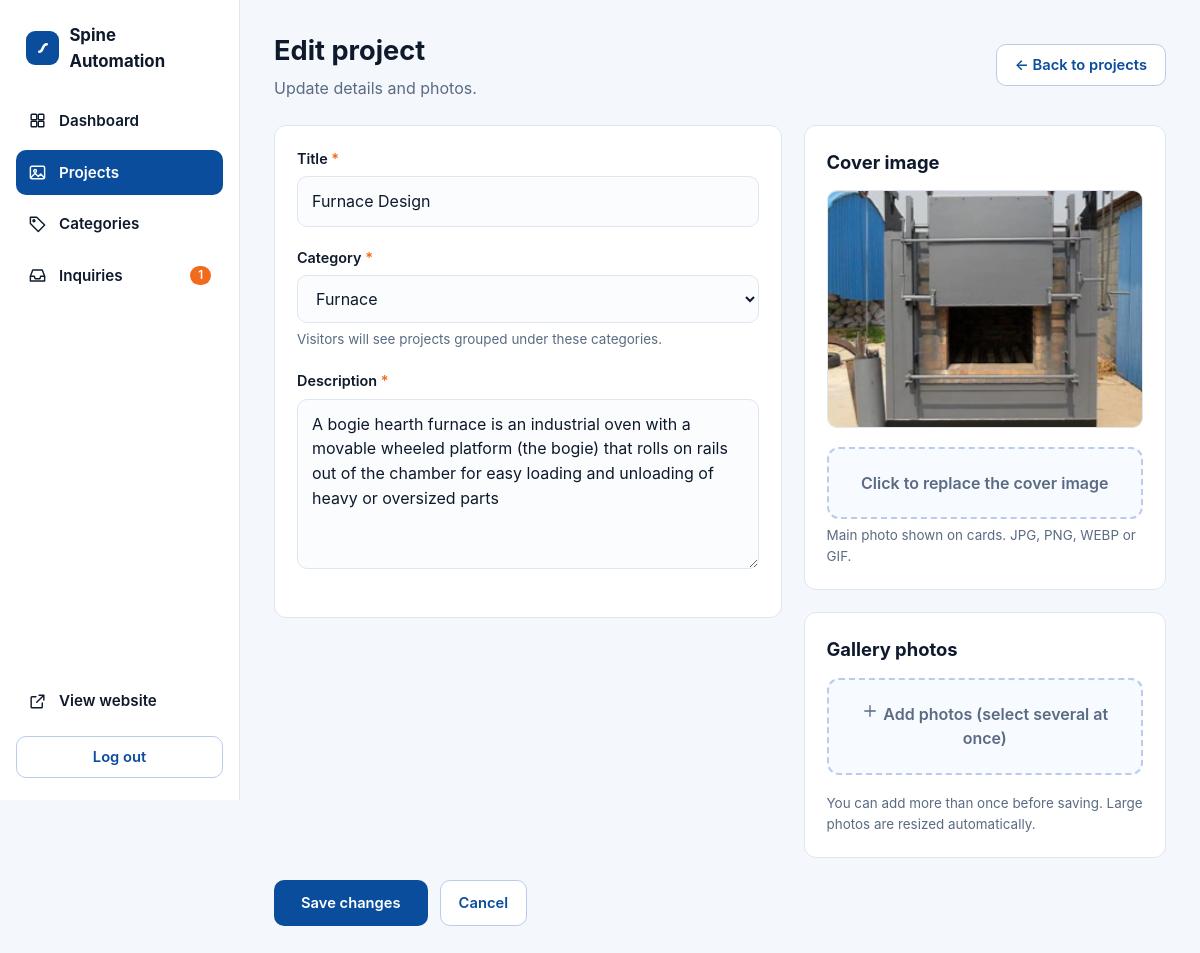
/admin/projects/2/edit (signed in), run on the app's committed database.
### tables this page shows
CREATE TABLE projects (
    id          INTEGER PRIMARY KEY AUTOINCREMENT,
    title       TEXT NOT NULL,
    description TEXT NOT NULL,
    category_id INTEGER NOT NULL REFERENCES categories(id),
    cover_image TEXT NOT NULL,
    created_at  TEXT NOT NULL DEFAULT (datetime('now'))
);

### app.py (the view, shortened to what this page needs)
@app.route("/admin/projects/<int:project_id>/edit", methods=["GET", "POST"])
@admin_required
def admin_project_edit(project_id):
    db = get_db()
    project = db.execute("SELECT * FROM projects WHERE id = ?", (project_id,)).fetchone()
    if not project:
        abort(404, "Project not found.")
    gallery = db.execute("SELECT * FROM project_images WHERE project_id = ? ORDER BY id",
                         (project_id,)).fetchall()
    form = {"title": project["title"], "description": project["description"],
            "category": str(project["category_id"]), "new_category": ""}
    return render_template("admin_project_form.html", project=project, form=form,
                           categories=categories_for_form(db), gallery=gallery)

### app.py (called while the page is built)
def connect():
    conn = sqlite3.connect(DB_PATH)
    conn.row_factory = sqlite3.Row
    conn.execute("PRAGMA foreign_keys = ON")
    return conn

def get_db():
    if "db" not in g:
        g.db = connect()
    return g.db

def csrf_token():
    if "_csrf" not in session:
        session["_csrf"] = secrets.token_urlsafe(32)
    return session["_csrf"]

@app.before_request
def csrf_protect():
    if request.method == "POST":
        token = session.get("_csrf", "")
        sent = request.form.get("csrf_token", "")
        if not token or not hmac.compare_digest(token, sent):
            abort(400, "Your form expired or was invalid. Please go back, refresh the page and try again.")

@app.after_request
def security_headers(resp):
    resp.headers.setdefault("X-Content-Type-Options", "nosniff")
    resp.headers.setdefault("X-Frame-Options", "SAMEORIGIN")
    resp.headers.setdefault("Referrer-Policy", "strict-origin-when-cross-origin")
    resp.headers.setdefault("Permissions-Policy", "camera=(), microphone=(), geolocation=()")
    if request.path == "/admin" or request.path.startswith("/admin/"):
        resp.headers["X-Robots-Tag"] = "noindex, nofollow, noarchive"
        resp.headers["Cache-Control"] = "no-store"
    return resp

@app.context_processor
def inject_globals():
    ctx = {
        "company": COMPANY,
        "year": datetime.now().year,
        "is_admin": bool(session.get("admin")),
    }
    if request.path.startswith("/admin") and session.get("admin"):
        ctx["unread_count"] = get_db().execute(
            "SELECT COUNT(*) FROM inquiries WHERE is_read = 0").fetchone()[0]
    return ctx

def admin_required(view):
    @wraps(view)
    def wrapper(*a, **kw):
        if not session.get("admin"):
            return redirect(url_for("admin_login"))
        return view(*a, **kw)
    return wrapper

def categories_for_form(db):
    return db.execute("SELECT * FROM categories ORDER BY name COLLATE NOCASE").fetchall()

### templates/admin_project_form.html (shortened to what this page needs)
{% extends 'admin_base.html' %}
{% from '_icons.html' import icon %}
{% block content %}
<div class="top">
  <div><h1>{{ 'Edit project' if project else 'Add project' }}</h1><p>{{ 'Update details and photos.' if project else 'This will appear on the public gallery straight away.' }}</p></div>
  <a class="btn btn-o" href="{{ url_for('admin_projects') }}">← Back to projects</a>
</div>
<form method="post" enctype="multipart/form-data" id="pf">
  <div class="cols">
    <div class="card">
      <div class="fld"><label class="l" for="title">Title <span style="color:var(--orange)">*</span></label>
        <input type="text" id="title" name="title" value="{{ form.title }}" maxlength="150" required></div>
      <div class="fld"><label class="l" for="category">Category <span style="color:var(--orange)">*</span></label>
        <select id="category" name="category" required>
          {% for c in categories %}<option value="{{ c.id }}" {{ 'selected' if form.category == c.id|string }}>{{ c.name }}</option>{% endfor %}
        </select>
        <div class="hint">Visitors will see projects grouped under these categories.</div>
      </div>
      <div class="fld"><label class="l" for="description">Description <span style="color:var(--orange)">*</span></label>
        <textarea id="description" name="description" maxlength="6000" required placeholder="What was the requirement, what did you build, which equipment was used, what was the outcome?">{{ form.description }}</textarea></div>
    </div>
    <div>
      <div class="card" style="margin-bottom:22px">
        <h2>Cover image {% if not project %}<span style="color:var(--orange)">*</span>{% endif %}</h2>
        {% if project %}<img class="cover-prev" src="{{ url_for('media', filename=project.cover_image) }}" alt="Current cover">{% endif %}
        <label class="drop"><input type="file" name="cover" id="cover" accept="image/jpeg,image/png,image/webp,image/gif" {{ '' if project else 'required' }}>
          {{ 'Click to replace the cover image' if project else 'Click to choose the cover image' }}</label>
        <div class="hint">Main photo shown on cards. JPG, PNG, WEBP or GIF.</div>
      </div>
      <div class="card">
        <h2>Gallery photos</h2>
        <label class="drop"><input type="file" name="gallery" id="gallery" accept="image/jpeg,image/png,image/webp,image/gif" multiple>
          {{ icon('plus', 18) }} Add photos (select several at once)</label>
        <div class="hint">You can add more than once before saving. Large photos are resized automatically.</div>
      </div>
    </div>
  </div>
  <div style="margin-top:22px;display:flex;gap:12px;flex-wrap:wrap">
    <button class="btn btn-p" type="submit" style="padding:13px 26px">{{ 'Save changes' if project else 'Publish project' }}</button>
    <a class="btn btn-o" href="{{ url_for('admin_projects') }}">Cancel</a>
  </div>
</form>
{% endblock %}

### templates/admin_base.html (style rules this page uses)
:root { --bg:#f4f7fb;--card:#fff;--ink:#0e1a2b;--muted:#5a6b82;--line:#dfe6ef;--blue:#0a4d9c;--blue-d:#083c7a;--blue-l:#e8f0fb;--orange:#f26a1b;--red:#c0392b;--radius:12px }
* { box-sizing:border-box }
body { margin:0;font-family:Inter,system-ui,-apple-system,'Segoe UI',Roboto,sans-serif;background:var(--bg);color:var(--ink);line-height:1.55;-webkit-font-smoothing:antialiased }
a { color:var(--blue);text-decoration:none }
h1 { font-size:1.7rem;margin:0 0 4px }
h2 { font-size:1.15rem;margin:0 0 14px }
.top { display:flex;justify-content:space-between;align-items:center;gap:14px;flex-wrap:wrap;margin-bottom:24px }
.top p { margin:0;color:var(--muted) }
.btn { display:inline-flex;align-items:center;gap:8px;font:600 .92rem Inter,sans-serif;padding:11px 18px;border-radius:10px;border:1.5px solid transparent;cursor:pointer;text-decoration:none!important;white-space:nowrap }
.btn-p { background:var(--blue);color:#fff }
.btn-o { background:#fff;color:var(--blue);border-color:#b9cdea }
.card { background:var(--card);border:1px solid var(--line);border-radius:var(--radius);padding:22px }
label.l { display:block;font-weight:600;font-size:.9rem;margin-bottom:6px }
.fld { margin-bottom:20px }
input[type=text],input[type=password],select,textarea { width:100%;font:inherit;padding:12px 14px;border:1.5px solid var(--line);border-radius:10px;background:#fbfcfe;color:var(--ink) }
textarea { min-height:170px;resize:vertical }
.hint { color:var(--muted);font-size:.84rem;margin-top:6px }

### templates/admin_project_form.html (style rules this page uses)
.cols { display:grid;grid-template-columns:1.4fr 1fr;gap:22px;align-items:start }
.drop { display:block;border:2px dashed #b9cdea;border-radius:12px;background:#f7faff;padding:22px;text-align:center;cursor:pointer;color:var(--muted);font-weight:600 }
.cover-prev { width:100%;aspect-ratio:4/3;object-fit:cover;border-radius:10px;border:1px solid var(--line);margin-bottom:12px }

### data on the page
projects: title "Furnace Design", description "A bogie hearth furnace is an industrial oven with a movable wheeled platform (the bogie) that rolls on rails out of the chamber for easy loading and unloading of heavy or oversized parts", cover_image (picture)

### other printed values
{{ company.name }} "Spine Automation"
{{ unread_count }} "1"
{{ 'Edit project' if project else 'Add project' }} "Edit project"
{{ 'Save changes' if project else 'Publish project' }} "Save changes"
form field category "Furnace"
